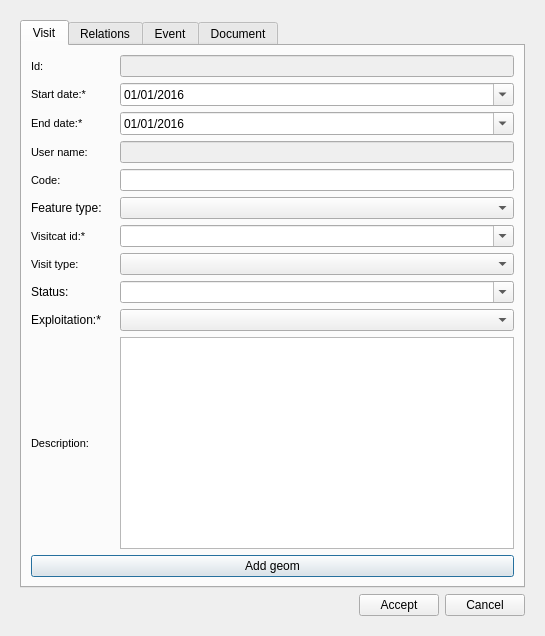
<?xml version="1.0" encoding="UTF-8"?>
<ui version="4.0">
 <class>dlg_visit</class>
 <widget class="QDialog" name="dlg_visit">
  <property name="geometry">
   <rect>
    <x>0</x>
    <y>0</y>
    <width>545</width>
    <height>636</height>
   </rect>
  </property>
  <property name="windowTitle">
   <string>Visit</string>
  </property>
  <layout class="QGridLayout" name="gridLayout_6">
   <item row="0" column="0">
    <widget class="QWidget" name="centralwidget" native="true">
     <layout class="QVBoxLayout" name="verticalLayout_2">
      <item>
       <widget class="QTabWidget" name="tab_widget">
        <property name="currentIndex">
         <number>0</number>
        </property>
        <widget class="QWidget" name="tab_visit">
         <attribute name="title">
          <string>Visit</string>
         </attribute>
         <layout class="QGridLayout" name="gridLayout">
          <item row="10" column="0">
           <widget class="QLabel" name="lbl_descript">
            <property name="font">
             <font>
              <pointsize>8</pointsize>
             </font>
            </property>
            <property name="frameShape">
             <enum>QFrame::NoFrame</enum>
            </property>
            <property name="frameShadow">
             <enum>QFrame::Plain</enum>
            </property>
            <property name="text">
             <string>Description:</string>
            </property>
            <property name="textFormat">
             <enum>Qt::AutoText</enum>
            </property>
            <property name="scaledContents">
             <bool>false</bool>
            </property>
            <property name="alignment">
             <set>Qt::AlignLeading|Qt::AlignLeft|Qt::AlignVCenter</set>
            </property>
            <property name="margin">
             <number>3</number>
            </property>
           </widget>
          </item>
          <item row="6" column="3">
           <widget class="QComboBox" name="visitcat_id">
            <property name="editable">
             <bool>true</bool>
            </property>
            <property name="sizeAdjustPolicy">
             <enum>QComboBox::AdjustToContents</enum>
            </property>
           </widget>
          </item>
          <item row="3" column="0">
           <widget class="QLabel" name="lbl_user_name">
            <property name="font">
             <font>
              <pointsize>8</pointsize>
              <weight>50</weight>
              <bold>false</bold>
             </font>
            </property>
            <property name="frameShape">
             <enum>QFrame::NoFrame</enum>
            </property>
            <property name="frameShadow">
             <enum>QFrame::Plain</enum>
            </property>
            <property name="text">
             <string>User name:</string>
            </property>
            <property name="textFormat">
             <enum>Qt::AutoText</enum>
            </property>
            <property name="scaledContents">
             <bool>false</bool>
            </property>
            <property name="alignment">
             <set>Qt::AlignLeading|Qt::AlignLeft|Qt::AlignVCenter</set>
            </property>
            <property name="margin">
             <number>3</number>
            </property>
           </widget>
          </item>
          <item row="0" column="3">
           <widget class="QLineEdit" name="visit_id">
            <property name="enabled">
             <bool>false</bool>
            </property>
            <property name="frame">
             <bool>true</bool>
            </property>
           </widget>
          </item>
          <item row="4" column="0">
           <widget class="QLabel" name="lbl_code">
            <property name="font">
             <font>
              <pointsize>8</pointsize>
              <weight>50</weight>
              <bold>false</bold>
             </font>
            </property>
            <property name="frameShape">
             <enum>QFrame::NoFrame</enum>
            </property>
            <property name="frameShadow">
             <enum>QFrame::Plain</enum>
            </property>
            <property name="text">
             <string>Code:</string>
            </property>
            <property name="textFormat">
             <enum>Qt::AutoText</enum>
            </property>
            <property name="scaledContents">
             <bool>false</bool>
            </property>
            <property name="alignment">
             <set>Qt::AlignLeading|Qt::AlignLeft|Qt::AlignVCenter</set>
            </property>
            <property name="margin">
             <number>3</number>
            </property>
           </widget>
          </item>
          <item row="12" column="0" colspan="4">
           <widget class="QPushButton" name="btn_add_geom">
            <property name="text">
             <string>Add geom</string>
            </property>
           </widget>
          </item>
          <item row="1" column="3">
           <widget class="QDateTimeEdit" name="startdate">
            <property name="enabled">
             <bool>true</bool>
            </property>
            <property name="date">
             <date>
              <year>2016</year>
              <month>1</month>
              <day>1</day>
             </date>
            </property>
            <property name="displayFormat">
             <string>dd/MM/yyyy</string>
            </property>
            <property name="calendarPopup">
             <bool>true</bool>
            </property>
           </widget>
          </item>
          <item row="3" column="3">
           <widget class="QLineEdit" name="user_name">
            <property name="enabled">
             <bool>false</bool>
            </property>
            <property name="frame">
             <bool>true</bool>
            </property>
           </widget>
          </item>
          <item row="1" column="0">
           <widget class="QLabel" name="lbl_start_date">
            <property name="maximumSize">
             <size>
              <width>66</width>
              <height>16777215</height>
             </size>
            </property>
            <property name="font">
             <font>
              <pointsize>8</pointsize>
              <weight>50</weight>
              <bold>false</bold>
             </font>
            </property>
            <property name="frameShape">
             <enum>QFrame::NoFrame</enum>
            </property>
            <property name="frameShadow">
             <enum>QFrame::Plain</enum>
            </property>
            <property name="text">
             <string>Start date:* </string>
            </property>
            <property name="textFormat">
             <enum>Qt::AutoText</enum>
            </property>
            <property name="scaledContents">
             <bool>false</bool>
            </property>
            <property name="alignment">
             <set>Qt::AlignLeading|Qt::AlignLeft|Qt::AlignVCenter</set>
            </property>
            <property name="margin">
             <number>3</number>
            </property>
           </widget>
          </item>
          <item row="2" column="0">
           <widget class="QLabel" name="lbl_end_date">
            <property name="maximumSize">
             <size>
              <width>59</width>
              <height>16777215</height>
             </size>
            </property>
            <property name="font">
             <font>
              <pointsize>8</pointsize>
              <weight>50</weight>
              <bold>false</bold>
             </font>
            </property>
            <property name="frameShape">
             <enum>QFrame::NoFrame</enum>
            </property>
            <property name="frameShadow">
             <enum>QFrame::Plain</enum>
            </property>
            <property name="text">
             <string>End date:*</string>
            </property>
            <property name="textFormat">
             <enum>Qt::AutoText</enum>
            </property>
            <property name="scaledContents">
             <bool>false</bool>
            </property>
            <property name="alignment">
             <set>Qt::AlignLeading|Qt::AlignLeft|Qt::AlignVCenter</set>
            </property>
            <property name="margin">
             <number>3</number>
            </property>
           </widget>
          </item>
          <item row="6" column="0">
           <widget class="QLabel" name="lbl_visitcat_id">
            <property name="font">
             <font>
              <pointsize>8</pointsize>
             </font>
            </property>
            <property name="frameShape">
             <enum>QFrame::NoFrame</enum>
            </property>
            <property name="frameShadow">
             <enum>QFrame::Plain</enum>
            </property>
            <property name="text">
             <string>Visitcat id:*</string>
            </property>
            <property name="textFormat">
             <enum>Qt::AutoText</enum>
            </property>
            <property name="scaledContents">
             <bool>false</bool>
            </property>
            <property name="alignment">
             <set>Qt::AlignLeading|Qt::AlignLeft|Qt::AlignVCenter</set>
            </property>
            <property name="margin">
             <number>3</number>
            </property>
           </widget>
          </item>
          <item row="5" column="3">
           <widget class="QComboBox" name="feature_type"/>
          </item>
          <item row="7" column="0">
           <widget class="QLabel" name="lbl_visit_type">
            <property name="font">
             <font>
              <pointsize>8</pointsize>
             </font>
            </property>
            <property name="text">
             <string>Visit type:</string>
            </property>
            <property name="alignment">
             <set>Qt::AlignLeading|Qt::AlignLeft|Qt::AlignVCenter</set>
            </property>
            <property name="margin">
             <number>3</number>
            </property>
           </widget>
          </item>
          <item row="7" column="3">
           <widget class="QComboBox" name="visit_type">
            <property name="editable">
             <bool>false</bool>
            </property>
           </widget>
          </item>
          <item row="8" column="3">
           <widget class="QComboBox" name="status">
            <property name="editable">
             <bool>true</bool>
            </property>
           </widget>
          </item>
          <item row="4" column="3">
           <widget class="QLineEdit" name="ext_code">
            <property name="enabled">
             <bool>true</bool>
            </property>
            <property name="frame">
             <bool>true</bool>
            </property>
           </widget>
          </item>
          <item row="5" column="0">
           <widget class="QLabel" name="label">
            <property name="text">
             <string>Feature type:</string>
            </property>
           </widget>
          </item>
          <item row="0" column="0">
           <widget class="QLabel" name="lbl_id">
            <property name="font">
             <font>
              <pointsize>8</pointsize>
              <weight>50</weight>
              <bold>false</bold>
             </font>
            </property>
            <property name="frameShape">
             <enum>QFrame::NoFrame</enum>
            </property>
            <property name="frameShadow">
             <enum>QFrame::Plain</enum>
            </property>
            <property name="text">
             <string>Id:</string>
            </property>
            <property name="textFormat">
             <enum>Qt::AutoText</enum>
            </property>
            <property name="scaledContents">
             <bool>false</bool>
            </property>
            <property name="alignment">
             <set>Qt::AlignLeading|Qt::AlignLeft|Qt::AlignVCenter</set>
            </property>
            <property name="margin">
             <number>3</number>
            </property>
           </widget>
          </item>
          <item row="2" column="3">
           <widget class="QDateTimeEdit" name="enddate">
            <property name="enabled">
             <bool>true</bool>
            </property>
            <property name="date">
             <date>
              <year>2016</year>
              <month>1</month>
              <day>1</day>
             </date>
            </property>
            <property name="displayFormat">
             <string>dd/MM/yyyy</string>
            </property>
            <property name="calendarPopup">
             <bool>true</bool>
            </property>
           </widget>
          </item>
          <item row="8" column="0">
           <widget class="QLabel" name="lbl_status">
            <property name="maximumSize">
             <size>
              <width>40</width>
              <height>16777215</height>
             </size>
            </property>
            <property name="text">
             <string>Status:</string>
            </property>
           </widget>
          </item>
          <item row="9" column="0">
           <widget class="QLabel" name="lbl_expl">
            <property name="text">
             <string>Exploitation:*</string>
            </property>
           </widget>
          </item>
          <item row="9" column="3">
           <widget class="QComboBox" name="expl_id"/>
          </item>
          <item row="10" column="3">
           <widget class="QTextEdit" name="descript"/>
          </item>
         </layout>
        </widget>
        <widget class="QWidget" name="tab_relations">
         <attribute name="title">
          <string>Relations</string>
         </attribute>
         <layout class="QVBoxLayout" name="verticalLayout_4">
          <item>
           <layout class="QHBoxLayout" name="horizontalLayout_9">
            <item>
             <widget class="QLineEdit" name="feature_id">
              <property name="enabled">
               <bool>true</bool>
              </property>
             </widget>
            </item>
            <item>
             <widget class="QPushButton" name="btn_feature_insert">
              <property name="text">
               <string/>
              </property>
             </widget>
            </item>
            <item>
             <widget class="QPushButton" name="btn_feature_delete">
              <property name="text">
               <string/>
              </property>
             </widget>
            </item>
            <item>
             <widget class="QPushButton" name="btn_feature_snapping">
              <property name="text">
               <string/>
              </property>
             </widget>
            </item>
            <item>
             <widget class="QPushButton" name="btn_expr_select">
              <property name="text">
               <string/>
              </property>
             </widget>
            </item>
           </layout>
          </item>
          <item>
           <widget class="QTabWidget" name="tab_feature">
            <property name="enabled">
             <bool>true</bool>
            </property>
            <property name="currentIndex">
             <number>0</number>
            </property>
            <widget class="QWidget" name="tab_arc">
             <attribute name="title">
              <string>Arc</string>
             </attribute>
             <layout class="QGridLayout" name="gridLayout_2">
              <item row="0" column="0">
               <widget class="QTableView" name="tbl_visit_x_arc">
                <property name="sortingEnabled">
                 <bool>true</bool>
                </property>
               </widget>
              </item>
             </layout>
            </widget>
            <widget class="QWidget" name="tab_node">
             <attribute name="title">
              <string>Node</string>
             </attribute>
             <layout class="QGridLayout" name="gridLayout_3">
              <item row="0" column="0">
               <widget class="QTableView" name="tbl_visit_x_node">
                <property name="sortingEnabled">
                 <bool>true</bool>
                </property>
               </widget>
              </item>
             </layout>
            </widget>
            <widget class="QWidget" name="tab_connec">
             <attribute name="title">
              <string>Connec</string>
             </attribute>
             <layout class="QGridLayout" name="gridLayout_4">
              <item row="0" column="0">
               <widget class="QTableView" name="tbl_visit_x_connec">
                <property name="sortingEnabled">
                 <bool>true</bool>
                </property>
               </widget>
              </item>
             </layout>
            </widget>
            <widget class="QWidget" name="tab_link">
             <attribute name="title">
              <string>Link</string>
             </attribute>
             <layout class="QGridLayout" name="gridLayout_4">
              <item row="0" column="0">
               <widget class="QTableView" name="tbl_visit_x_link">
                <property name="sortingEnabled">
                 <bool>true</bool>
                </property>
               </widget>
              </item>
             </layout>
            </widget>
            <widget class="QWidget" name="tab_gully">
             <attribute name="title">
              <string>Gully</string>
             </attribute>
             <layout class="QGridLayout" name="gridLayout_5">
              <item row="0" column="0">
               <widget class="QTableView" name="tbl_visit_x_gully">
                <property name="sortingEnabled">
                 <bool>true</bool>
                </property>
               </widget>
              </item>
             </layout>
            </widget>
           </widget>
          </item>
         </layout>
        </widget>
        <widget class="QWidget" name="tab_event">
         <attribute name="title">
          <string>Event</string>
         </attribute>
         <layout class="QVBoxLayout" name="verticalLayout_5">
          <item>
           <layout class="QHBoxLayout" name="horizontalLayout_10" stretch="1">
            <item>
             <widget class="QComboBox" name="parameter_type_id">
              <property name="editable">
               <bool>true</bool>
              </property>
             </widget>
            </item>
           </layout>
          </item>
          <item>
           <layout class="QHBoxLayout" name="horizontalLayout_11" stretch="1">
            <item>
             <widget class="QComboBox" name="parameter_id">
              <property name="editable">
               <bool>true</bool>
              </property>
             </widget>
            </item>
           </layout>
          </item>
          <item>
           <layout class="QHBoxLayout" name="horizontalLayout_12">
            <item>
             <widget class="QPushButton" name="btn_event_insert">
              <property name="text">
               <string>INSERT EVENT</string>
              </property>
              <property name="autoDefault">
               <bool>true</bool>
              </property>
             </widget>
            </item>
           </layout>
          </item>
          <item>
           <widget class="QLabel" name="lbl_info">
            <property name="font">
             <font>
              <weight>50</weight>
              <italic>false</italic>
              <bold>false</bold>
             </font>
            </property>
            <property name="text">
             <string>From toolbar only STANDARD EVENTS are enabled.</string>
            </property>
           </widget>
          </item>
          <item>
           <widget class="Line" name="line">
            <property name="orientation">
             <enum>Qt::Horizontal</enum>
            </property>
           </widget>
          </item>
          <item>
           <layout class="QHBoxLayout" name="horizontalLayout_13">
            <item>
             <widget class="QPushButton" name="btn_event_update">
              <property name="text">
               <string>UPDATE EVENT</string>
              </property>
             </widget>
            </item>
           </layout>
          </item>
          <item>
           <widget class="QPushButton" name="btn_event_delete">
            <property name="text">
             <string>DELETE EVENT</string>
            </property>
           </widget>
          </item>
          <item>
           <widget class="QTableView" name="tbl_event">
            <property name="sortingEnabled">
             <bool>true</bool>
            </property>
           </widget>
          </item>
         </layout>
        </widget>
        <widget class="QWidget" name="tab_document">
         <attribute name="title">
          <string>Document</string>
         </attribute>
         <layout class="QVBoxLayout" name="verticalLayout_6">
          <item>
           <layout class="QHBoxLayout" name="horizontalLayout_14">
            <item>
             <widget class="QLineEdit" name="doc_id"/>
            </item>
            <item>
             <widget class="QPushButton" name="btn_doc_insert">
              <property name="text">
               <string/>
              </property>
             </widget>
            </item>
            <item>
             <widget class="QPushButton" name="btn_doc_delete">
              <property name="text">
               <string/>
              </property>
             </widget>
            </item>
            <item>
             <widget class="QPushButton" name="btn_doc_new">
              <property name="text">
               <string/>
              </property>
             </widget>
            </item>
            <item>
             <widget class="QPushButton" name="btn_open_doc">
              <property name="text">
               <string/>
              </property>
             </widget>
            </item>
           </layout>
          </item>
          <item>
           <widget class="QTableView" name="tbl_document">
            <property name="enabled">
             <bool>true</bool>
            </property>
            <property name="sortingEnabled">
             <bool>true</bool>
            </property>
           </widget>
          </item>
         </layout>
        </widget>
       </widget>
      </item>
      <item>
       <layout class="QGridLayout" name="lyt_buttons">
        <item row="0" column="1">
         <widget class="QPushButton" name="btn_accept">
          <property name="text">
           <string>Accept</string>
          </property>
         </widget>
        </item>
        <item row="0" column="2">
         <widget class="QPushButton" name="btn_cancel">
          <property name="text">
           <string>Cancel</string>
          </property>
         </widget>
        </item>
        <item row="0" column="0">
         <spacer name="horizontalSpacer">
          <property name="orientation">
           <enum>Qt::Horizontal</enum>
          </property>
          <property name="sizeHint" stdset="0">
           <size>
            <width>40</width>
            <height>20</height>
           </size>
          </property>
         </spacer>
        </item>
       </layout>
      </item>
     </layout>
    </widget>
   </item>
  </layout>
 </widget>
 <tabstops>
  <tabstop>tab_widget</tabstop>
  <tabstop>visit_id</tabstop>
  <tabstop>startdate</tabstop>
  <tabstop>enddate</tabstop>
  <tabstop>user_name</tabstop>
  <tabstop>ext_code</tabstop>
  <tabstop>feature_type</tabstop>
  <tabstop>visitcat_id</tabstop>
  <tabstop>visit_type</tabstop>
  <tabstop>status</tabstop>
  <tabstop>expl_id</tabstop>
  <tabstop>descript</tabstop>
  <tabstop>btn_add_geom</tabstop>
  <tabstop>feature_id</tabstop>
  <tabstop>btn_feature_insert</tabstop>
  <tabstop>btn_feature_delete</tabstop>
  <tabstop>btn_feature_snapping</tabstop>
  <tabstop>tab_feature</tabstop>
  <tabstop>tbl_visit_x_arc</tabstop>
  <tabstop>tbl_visit_x_node</tabstop>
  <tabstop>tbl_visit_x_connec</tabstop>
  <tabstop>tbl_visit_x_gully</tabstop>
  <tabstop>parameter_type_id</tabstop>
  <tabstop>parameter_id</tabstop>
  <tabstop>btn_event_insert</tabstop>
  <tabstop>btn_event_update</tabstop>
  <tabstop>btn_event_delete</tabstop>
  <tabstop>tbl_event</tabstop>
  <tabstop>doc_id</tabstop>
  <tabstop>btn_doc_insert</tabstop>
  <tabstop>btn_doc_delete</tabstop>
  <tabstop>btn_doc_new</tabstop>
  <tabstop>btn_open_doc</tabstop>
  <tabstop>tbl_document</tabstop>
  <tabstop>btn_accept</tabstop>
  <tabstop>btn_cancel</tabstop>
 </tabstops>
 <resources/>
 <connections/>
</ui>
